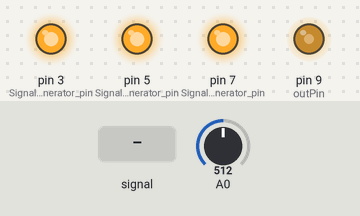
Simulated run of this sketch. Board: Arduino Uno, built with avr-gcc and run on an emulated ATmega328P. On the bench: output pins drawn as LEDs (lit = HIGH). The inputs (shaded band) are chosen by the test bench; at power-on: A0 = 512. What the sketch prints to the serial monitor is not drawn.

Above: at 1.2 s.
1.3 s: A0 fed a 200 Hz sine of ±81 counts around its level
2.8 s: A0 set to 716
4.8 s: A0 set to 900
6.6 s: A0 fed a 200 Hz sine of ±81 counts around its level
Timing chart, 0 to 9.4 s (numbered marks = the images above; inputs shaded):
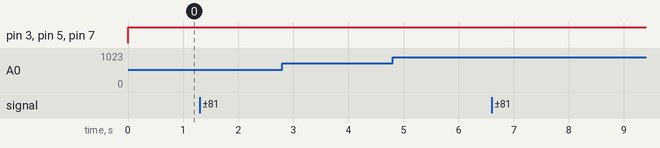

The sketch:

PWM_Freq4.ino
```cpp
//****************************************************************************************
// PWM Square Wave Generator
// VLO 2013-2014
//****************************************************************************************


const int outPin = 9; // output pin
const float maxFreq = 16000000; //max freq supported by Arduino (16MHz)

void setup()
{

  Serial.begin(115200); //for sending A0 pin values

  pinMode(outPin,OUTPUT);        //Signal generator pin
  pinMode(7,OUTPUT);        //Signal generator pin
  pinMode(5,OUTPUT);        //Signal generator pin
  pinMode(3,OUTPUT);        //Signal generator pin

  setFrequency(1600000); //generate a square wave (in this case at 1000Hz)

  //for test
  //Serial.println();
  //Serial.println(ICR1);
  //Serial.println(TCCR1B);
}

void loop()
{
  int val = analogRead(0);
  Serial.write( 0xff );
  Serial.write( (val >> 8) & 0xff );
  Serial.write( val & 0xff );

      digitalWrite(3,HIGH);
      digitalWrite(5,HIGH);
      digitalWrite(7,HIGH);
}

//set frequency (Hz)
//min frequency: 0.24 Hz
//max frequency: 8MHz
void setFrequency(float frequency)
{

  if(frequency >=0.24 || frequency <=8000000)
  {

    TCCR1A=0b10000010;        // Set up frequency generator, mode 14 (Fast PWM)
    //WGM11 = 1, COM1A1 = 1
    //Fast PWM: TOP=ICR1, update of OCR1x=BOTTOM, TOV1 Flag Set on TOP


    unsigned int v=0;
    int indscale=0;
    float prescale[] = {1.0,8.0,64.0,256.0,1024.0};
    float period=1/frequency;

    while(v==0)
    {
      float curfreq=maxFreq/prescale[indscale];
      float tickperiod=1/curfreq;
      float nbtick=period/tickperiod;

      if(nbtick>65535)
      {
        indscale=indscale+1;
      }
      else
      {
        v=nbtick;
      }

    }

    int c=prescale[indscale];

     switch (c) {

         case 1: TCCR1B=0b00011001; break;
         case 8: TCCR1B=0b00011010; break;
         case 64: TCCR1B=0b00011011; break;
         case 256: TCCR1B=0b00011100; break;
         case 1024: TCCR1B=0b00011101; break;
         default: TCCR1B=0b00011000;
     }

    //WGM12 = 1, WGM13 = 1

    //three last bit of TCCR1B:    CS12   CS11   CS10
    // 0: no clock (timer stopped)  0      0      0
    // clk/1: no prescaling         0      0      1
    // clk/8                        0      1      0
    // clk/64                       0      1      1
    // clk/256                      1      0      0
    // clk/1024                     1      0      1


    ICR1=v; //pulse duration = ICR1 value x time per counter tick

    //for 16Mhz (chip frequency)
    //Prescale	Time per counter tick
    //1	        0.0625 uS
    //8	        0.5 uS
    //64	4 uS
    //256	16 uS
    //1024	64uS

    OCR1A=v/2; //Output Compare Register //low state

  }


}
```

Measured:
- after the input at 1.3 s, every drawn part: stays the same
- after the input at 2.8 s, every drawn part: stays the same
- after the input at 4.8 s, every drawn part: stays the same
- after the input at 6.6 s, every drawn part: stays the same
